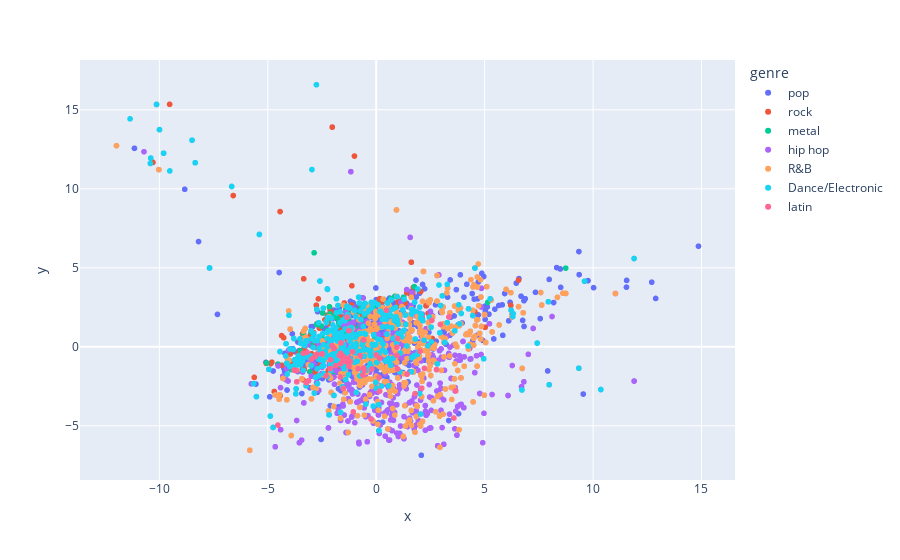

Source (notebook cell):
### Code cell
px.scatter(embed, x='x', y='y', color='genre')

### Figure 1 — Plotly figure (JSON) as saved in the notebook; plotly's stock layout.template omitted (floating-point values rounded to 4 significant figures; data arrays with more than 128 entries replaced by an {"elided": "..."} marker saying what was removed)
{"data": [{"hovertemplate": "genre=pop<br>x=%{x}<br>y=%{y}<extra></extra>", "legendgroup": "pop", "marker": {"color": "#636efa", "symbol": "circle"}, "mode": "markers", "name": "pop", "showlegend": true, "type": "scattergl", "x": {"elided": "1633 float values"}, "xaxis": "x", "y": {"elided": "1633 float values"}, "yaxis": "y"}, {"hovertemplate": "genre=rock<br>x=%{x}<br>y=%{y}<extra></extra>", "legendgroup": "rock", "marker": {"color": "#EF553B", "symbol": "circle"}, "mode": "markers", "name": "rock", "showlegend": true, "type": "scattergl", "x": {"elided": "234 float values"}, "xaxis": "x", "y": {"elided": "234 float values"}, "yaxis": "y"}, {"hovertemplate": "genre=metal<br>x=%{x}<br>y=%{y}<extra></extra>", "legendgroup": "metal", "marker": {"color": "#00cc96", "symbol": "circle"}, "mode": "markers", "name": "metal", "showlegend": true, "type": "scattergl", "x": [-2.566, -1.284, -2.864, -0.749, -2.474, 1.756, -1.724, -1.989, -0.8149, -2.251, -0.4336, -2.695, -0.6728, -1.383, -1.284, -2.612, -2.157, -1.397, 0.3315, -3.063, -0.5714, -2.531, -2.53, -1.787, -0.3875, -3.356, -2.653, 5.14, -0.5125, 0.8686, -1.855, 0.6785, -2.399, -4.536, -0.07288, 8.739, 1.26, -1.414, -0.6171, -2.13, -1.971, -3.505, -1.362, -0.7016, -0.1111, -2.137, -2.257, -2.543, -5.052, -3.003, -3.504, 0.8644, -2.749, -2.257, -2.517, -1.645, -1.29, -2.983, -0.8556, -0.9076, -1.029, -0.1457, -3.929, -0.1958, -2.131, -1.742], "xaxis": "x", "y": [-0.2605, 1.762, 5.948, 1.31, 2.141, 3.802, 1.517, -1.712, -0.2872, 1.03, 0.61, -0.4754, 2.669, 1.594, 1.762, 0.1727, 2.532, 2.394, 3.003, -1.578, 2.626, 1.314, 0.4744, 1.797, 1.562, 0.8345, 0.359, 2.81, 2.004, 1.422, 0.5946, 3.045, -0.8115, -1.096, 0.6337, 4.977, 3.136, 0.8189, 1.533, 1.777, 1.91, -0.2581, 1.359, 2.511, 2.566, 2.076, -0.7798, 0.6339, -1.023, 0.9304, -1.082, 3.201, 1.414, -0.7798, 0.5867, 1.385, 2.266, 0.05462, 2.159, 1.118, 2.382, 2.757, -1.437, 2.482, 0.3206, -0.5688], "yaxis": "y"}, {"hovertemplate": "genre=hip hop<br>x=%{x}<br>y=%{y}<extra></extra>", "legendgroup": "hip hop", "marker": {"color": "#ab63fa", "symbol": "circle"}, "mode": "markers", "name": "hip hop", "showlegend": true, "type": "scattergl", "x": {"elided": "778 float values"}, "xaxis": "x", "y": {"elided": "778 float values"}, "yaxis": "y"}, {"hovertemplate": "genre=R&B<br>x=%{x}<br>y=%{y}<extra></extra>", "legendgroup": "R&B", "marker": {"color": "#FFA15A", "symbol": "circle"}, "mode": "markers", "name": "R&B", "showlegend": true, "type": "scattergl", "x": {"elided": "452 float values"}, "xaxis": "x", "y": {"elided": "452 float values"}, "yaxis": "y"}, {"hovertemplate": "genre=Dance/Electronic<br>x=%{x}<br>y=%{y}<extra></extra>", "legendgroup": "Dance/Electronic", "marker": {"color": "#19d3f3", "symbol": "circle"}, "mode": "markers", "name": "Dance/Electronic", "showlegend": true, "type": "scattergl", "x": {"elided": "390 float values"}, "xaxis": "x", "y": {"elided": "390 float values"}, "yaxis": "y"}, {"hovertemplate": "genre=latin<br>x=%{x}<br>y=%{y}<extra></extra>", "legendgroup": "latin", "marker": {"color": "#FF6692", "symbol": "circle"}, "mode": "markers", "name": "latin", "showlegend": true, "type": "scattergl", "x": [-1.26, -3.677, 2.095, -1.939, 0.986, -1.258, -0.5858, -1.552, 3.352, -2.103, 3.665, 0.9869, 3.665, -0.5812, -1.386, 2.78, -1.193, -0.616, -1.637, -1.531, -0.5505, -0.7468, -2.039, 1.791, -0.1976, 1.421, -1.7, -2.822, -2.973, -3.126, -1.347, -3.364, -4.537, -2.311, -3.787, -2.737, 2.564, -0.8371, -3.219, 0.9545, -1.868, -1.52, 0.4731, -1.662, -1.409, -1.626, 3.582, -3.192, 0.1521, -1.289, 0.1558, 0.9577, -3.663, -2.491, -2.123, -1.643, -0.238, 2.957, -1.096, 2.018, 0.001287, 0.1311, 2.222, -1.06], "xaxis": "x", "y": [1.025, -1.515, -2.619, -0.1078, 0.5251, -1.243, 0.432, -0.5714, 1.89, -0.8213, -2.788, -1.4, -2.788, -1.361, -0.9423, -1.444, -0.9372, -1.8, -1.074, -0.8264, -1.496, -0.5558, 0.07825, -2.965, -1.403, -1.733, -0.542, -0.6201, -0.7745, -2.153, 1.877, -0.4041, -4.954, -1.839, -1.471, -0.4811, 1.67, -1.387, -2.273, -0.5461, -1.183, -2.637, 2.313, -1.909, -0.7122, 0.2446, -4.507, -0.3407, -0.7154, -0.7667, -2.807, -0.03256, -2.216, -0.4458, -1.382, -0.4134, -4.57, 1.416, -0.3118, -0.2837, -0.5148, -1.948, -1.363, -4.117], "yaxis": "y"}], "layout": {"legend": {"title": {"text": "genre"}, "tracegroupgap": 0}, "margin": {"t": 60}, "xaxis": {"anchor": "y", "domain": [0, 1], "title": {"text": "x"}}, "yaxis": {"anchor": "x", "domain": [0, 1], "title": {"text": "y"}}}}
